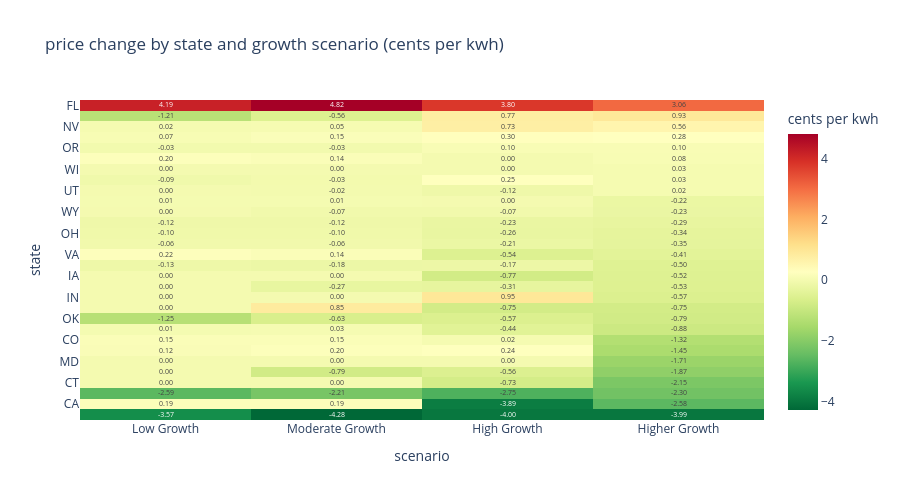

Notebook cell for this chart:
### Markdown cell above
## Heatmap
- demonstrates price changes with states by the different kinds of growth scenarios in columns.

### Code cell
# pivot so rows are states and columns are scenarios
pivot = predictions_df.pivot_table(
    index='state_abb',
    columns='scenario_label',
    values='price_delta',
    aggfunc='mean'
)

# put columns in order from least to most growth
col_order = ['Low Growth', 'Moderate Growth', 'High Growth', 'Higher Growth']
pivot = pivot[col_order]

# remove the scenario_label column name label from the axis
pivot.columns.name = None

# only show states that receive at least some projected dc additions
# states with 0.00 across all scenarios get no new dcs under any scenario
affected = pivot[pivot.abs().max(axis=1) > 0]
affected = affected.sort_values('Higher Growth', ascending=False)

print(f'{len(affected)} states receive projected dc additions out of {len(pivot)} total')

fig2 = px.imshow(
    affected,
    color_continuous_scale='RdYlGn_r',
    title='price change by state and growth scenario (cents per kwh)',
    labels={'color': 'cents per kwh', 'x': 'scenario', 'y': 'state'},
    text_auto='.2f',
    aspect='auto'
)
fig2.update_layout(height=500)
fig2.write_image('../logs/price_impact_heatmap.png', width=1200, height=600, scale=2)
fig2.show()

logging.info('pipeline complete')
print('pipeline complete')

### Figure 1 — Plotly figure (JSON) as saved in the notebook; plotly's stock layout.template omitted (floating-point values rounded to 4 significant figures)
{"data": [{"coloraxis": "coloraxis", "hovertemplate": "scenario: %{x}<br>state: %{y}<br>cents per kwh: %{z}<extra></extra>", "name": "0", "texttemplate": "%{z:.2f}", "type": "heatmap", "x": ["Low Growth", "Moderate Growth", "High Growth", "Higher Growth"], "xaxis": "x", "y": ["FL", "TX", "NV", "AL", "OR", "GA", "WI", "WA", "UT", "TN", "WY", "MN", "OH", "NE", "VA", "IL", "IA", "MO", "IN", "MI", "OK", "AZ", "CO", "KY", "MD", "MT", "CT", "PA", "CA", "MA"], "yaxis": "y", "z": [[4.19, 4.818, 3.799, 3.062], [-1.21, -0.5553, 0.7683, 0.9305], [0.01842, 0.04727, 0.7347, 0.5567], [0.07442, 0.1535, 0.2961, 0.2759], [-0.03232, -0.03232, 0.09572, 0.1007], [0.1952, 0.1445, -0.001262, 0.08113], [0.0, 0.0, 0.0, 0.02735], [-0.08844, -0.03099, 0.2543, 0.02593], [0.0, -0.01959, -0.123, 0.01596], [0.01374, 0.01374, -0.003629, -0.2158], [0.0, -0.07155, -0.07155, -0.2272], [-0.1215, -0.1215, -0.2317, -0.2928], [-0.095, -0.095, -0.2636, -0.3367], [-0.06482, -0.06482, -0.208, -0.3509], [0.2215, 0.1421, -0.5437, -0.4148], [-0.1343, -0.1762, -0.1706, -0.4974], [0.0, 0.0, -0.7733, -0.5172], [0.0, -0.2728, -0.3148, -0.5331], [0.0, 0.0, 0.9484, -0.5698], [0.0, 0.8507, -0.7525, -0.7466], [-1.249, -0.6334, -0.572, -0.7939], [0.01369, 0.03193, -0.4435, -0.8801], [0.1485, 0.1485, 0.02143, -1.321], [0.1249, 0.2006, 0.2447, -1.448], [0.0, 0.0, 0.0, -1.706], [0.0, -0.791, -0.563, -1.872], [0.0, 0.0, -0.7272, -2.152], [-2.588, -2.209, -2.752, -2.298], [0.1879, 0.1879, -3.888, -2.583], [-3.573, -4.284, -3.995, -3.995]]}], "layout": {"coloraxis": {"colorbar": {"title": {"text": "cents per kwh"}}, "colorscale": [[0, "rgb(0,104,55)"], [0.1, "rgb(26,152,80)"], [0.2, "rgb(102,189,99)"], [0.3, "rgb(166,217,106)"], [0.4, "rgb(217,239,139)"], [0.5, "rgb(255,255,191)"], [0.6, "rgb(254,224,139)"], [0.7, "rgb(253,174,97)"], [0.8, "rgb(244,109,67)"], [0.9, "rgb(215,48,39)"], [1, "rgb(165,0,38)"]]}, "height": 500, "title": {"text": "price change by state and growth scenario (cents per kwh)"}, "xaxis": {"anchor": "y", "domain": [0, 1], "title": {"text": "scenario"}}, "yaxis": {"anchor": "x", "autorange": "reversed", "domain": [0, 1], "title": {"text": "state"}}}}
